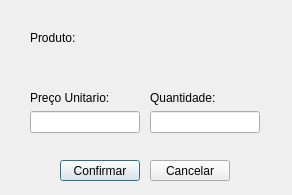
<?xml version="1.0" encoding="UTF-8"?>
<ui version="4.0">
 <class>edit_venda</class>
 <widget class="QDialog" name="edit_venda">
  <property name="geometry">
   <rect>
    <x>0</x>
    <y>0</y>
    <width>292</width>
    <height>195</height>
   </rect>
  </property>
  <property name="windowTitle">
   <string>Dialog</string>
  </property>
  <widget class="QPushButton" name="btn_salvar">
   <property name="geometry">
    <rect>
     <x>60</x>
     <y>160</y>
     <width>80</width>
     <height>21</height>
    </rect>
   </property>
   <property name="text">
    <string>Confirmar</string>
   </property>
  </widget>
  <widget class="QPushButton" name="btn_cancelar">
   <property name="geometry">
    <rect>
     <x>150</x>
     <y>160</y>
     <width>80</width>
     <height>21</height>
    </rect>
   </property>
   <property name="text">
    <string>Cancelar</string>
   </property>
  </widget>
  <widget class="QWidget" name="layoutWidget">
   <property name="geometry">
    <rect>
     <x>30</x>
     <y>90</y>
     <width>110</width>
     <height>43</height>
    </rect>
   </property>
   <layout class="QVBoxLayout" name="verticalLayout">
    <item>
     <widget class="QLabel" name="label_3">
      <property name="text">
       <string>Preço Unitario:</string>
      </property>
     </widget>
    </item>
    <item>
     <widget class="QLineEdit" name="txt_un"/>
    </item>
   </layout>
  </widget>
  <widget class="QWidget" name="layoutWidget">
   <property name="geometry">
    <rect>
     <x>150</x>
     <y>90</y>
     <width>110</width>
     <height>43</height>
    </rect>
   </property>
   <layout class="QVBoxLayout" name="verticalLayout_2">
    <item>
     <widget class="QLabel" name="label_4">
      <property name="text">
       <string>Quantidade:</string>
      </property>
     </widget>
    </item>
    <item>
     <widget class="QLineEdit" name="txt_qtd"/>
    </item>
   </layout>
  </widget>
  <widget class="QWidget" name="layoutWidget">
   <property name="geometry">
    <rect>
     <x>30</x>
     <y>30</y>
     <width>231</width>
     <height>36</height>
    </rect>
   </property>
   <layout class="QVBoxLayout" name="verticalLayout_3">
    <item>
     <layout class="QHBoxLayout" name="horizontalLayout">
      <item>
       <widget class="QLabel" name="label">
        <property name="text">
         <string>Produto:</string>
        </property>
       </widget>
      </item>
     </layout>
    </item>
    <item>
     <widget class="QLabel" name="txt_produto">
      <property name="text">
       <string/>
      </property>
     </widget>
    </item>
   </layout>
  </widget>
 </widget>
 <resources/>
 <connections/>
</ui>
